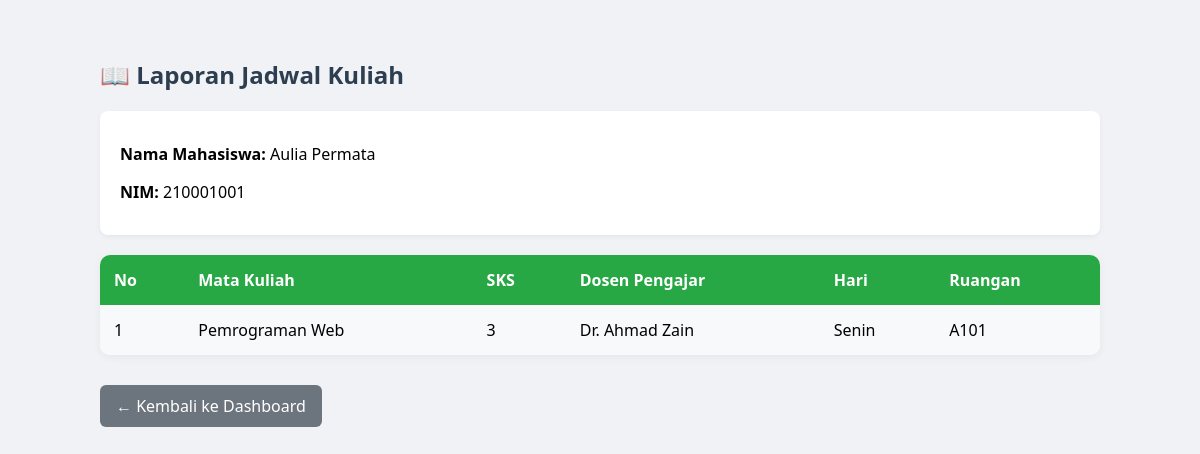
The app's page /mahasiswa/laporan.php (signed in) with its own data.
### tables this page shows
CREATE TABLE `mahasiswa` (
  `nim` varchar(20) NOT NULL,
  `nama` varchar(100) DEFAULT NULL,
  `tahun_masuk` year(4) DEFAULT NULL,
  `alamat` text DEFAULT NULL,
  `telp` varchar(20) DEFAULT NULL,
  `user_input` varchar(50) DEFAULT NULL,
  `tgl_input` date DEFAULT NULL
);

CREATE TABLE `krs` (
  `id` int(11) NOT NULL,
  `kode_matkul` varchar(20) DEFAULT NULL,
  `id_dosen` int(11) DEFAULT NULL,
  `nim_mahasiswa` varchar(20) DEFAULT NULL,
  `hari` varchar(20) DEFAULT NULL,
  `ruangan` varchar(50) DEFAULT NULL,
  `user_input` varchar(50) DEFAULT NULL,
  `tgl_input` date DEFAULT NULL
);

CREATE TABLE `matkul` (
  `kode_matkul` varchar(20) NOT NULL,
  `nama_matkul` varchar(100) DEFAULT NULL,
  `sks` int(11) DEFAULT NULL,
  `semester` int(11) DEFAULT NULL,
  `user_input` varchar(50) DEFAULT NULL,
  `tgl_input` date DEFAULT NULL
);

CREATE TABLE `dosen` (
  `id` int(11) NOT NULL,
  `nik` varchar(20) NOT NULL,
  `nama` varchar(100) DEFAULT NULL,
  `gelar` varchar(50) DEFAULT NULL,
  `lulusan` varchar(100) DEFAULT NULL,
  `telp` varchar(20) DEFAULT NULL,
  `user_input` varchar(50) DEFAULT NULL,
  `tgl_input` date DEFAULT NULL,
  `username` varchar(50) DEFAULT NULL
);

### mahasiswa/laporan.php (the view, shortened to what this page needs)
<?php
include '../config/db.php';
$nim = $_SESSION['nim_mahasiswa'] ?? null;
$qNama = mysqli_query($conn, "SELECT nama FROM mahasiswa WHERE nim = '$nim'");
$mhs = mysqli_fetch_assoc($qNama);
$nama_mhs = $mhs['nama'] ?? 'Nama tidak ditemukan';
$data = mysqli_query($conn, "
    SELECT krs.*, matkul.nama_matkul, matkul.sks, dosen.nama AS nama_dosen
    FROM krs
    JOIN matkul ON krs.kode_matkul = matkul.kode_matkul
    JOIN dosen ON krs.id_dosen = dosen.id
    WHERE krs.nim_mahasiswa = '$nim'
");
?>
<!DOCTYPE html>
<html>
<head>
</head>
<body>
    <div class="container">
        <h2>📖 Laporan Jadwal Kuliah</h2>
        <div class="info">
            <p><strong>Nama Mahasiswa:</strong> <?= $nama_mhs; ?></p>
            <p><strong>NIM:</strong> <?= $nim; ?></p>
        </div>
        <table>
            <tr>
                <th>No</th>
                <th>Mata Kuliah</th>
                <th>SKS</th>
                <th>Dosen Pengajar</th>
                <th>Hari</th>
                <th>Ruangan</th>
            </tr>
            <?php $no = 1; while ($row = mysqli_fetch_assoc($data)): ?>
            <tr>
                <td><?= $no++; ?></td>
                <td><?= $row['nama_matkul']; ?></td>
                <td><?= $row['sks']; ?></td>
                <td><?= $row['nama_dosen']; ?></td>
                <td><?= $row['hari']; ?></td>
                <td><?= $row['ruangan']; ?></td>
            </tr>
            <?php endwhile; ?>
        </table>
        <a href="dashboard.php" class="btn-back">← Kembali ke Dashboard</a>
    </div>
</body>
</html>

### mahasiswa/laporan.php (style rules this page uses)
body { font-family: 'Segoe UI', sans-serif; background-color: #f0f2f5; padding: 30px; }
.container { max-width: 1000px; margin: auto; }
h2 { color: #2c3e50; }
.info { margin-bottom: 20px; background: #ffffff; padding: 16px 20px; border-radius: 8px; box-shadow: 0 2px 5px rgba(0,0,0,0.05); }
table { width: 100%; border-collapse: collapse; background-color: #fff; border-radius: 10px; overflow: hidden; box-shadow: 0 2px 10px rgba(0,0,0,0.05); }
th, td { padding: 14px; text-align: left; }
th { background-color: #28a745; color: white; }
tr:nth-child(even) { background-color: #f8f9fa; }
.btn-back { display: inline-block; margin-top: 30px; background: #6c757d; color: white; padding: 10px 16px; text-decoration: none; border-radius: 6px; }

### records on screen
mahasiswa: nama "Aulia Permata"
krs: kode_matkul.nama_matkul "Pemrograman Web", kode_matkul.sks "3", id_dosen.nama "Dr. Ahmad Zain", hari "Senin", ruangan "A101"

### other values on screen
$nim "210001001"
